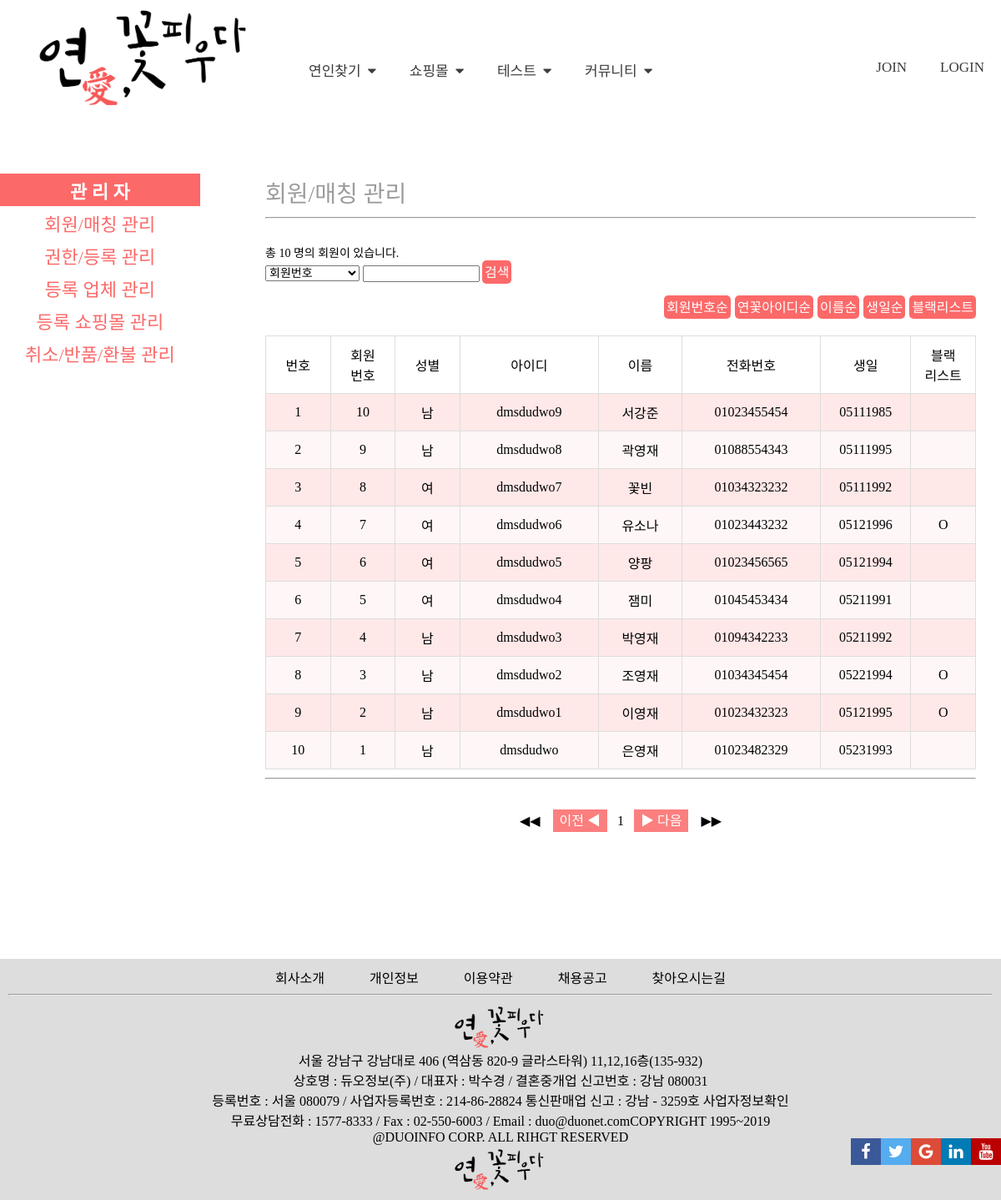
The page /admin_mb_mt/a_mb_mt_main.php on the database its author committed.
### tables this page shows
CREATE TABLE `member` (
  `mb_num` int(11) NOT NULL AUTO_INCREMENT,
  `id` varchar(22) NOT NULL,
  `passwd` varchar(22) NOT NULL,
  `name` varchar(10) NOT NULL,
  `email` varchar(45) NOT NULL,
  `tel` char(13) NOT NULL,
  `birth` char(8) NOT NULL,
  `gender` char(1) NOT NULL,
  `postcode` char(6) NOT NULL,
  `address` varchar(45) NOT NULL,
  `detailAddress` varchar(45) NOT NULL,
  `extraAddress` varchar(45) DEFAULT NULL,
  `black_list` char(1) DEFAULT NULL,
  `naver` varchar(45) DEFAULT NULL,
  `kakao` varchar(45) DEFAULT NULL,
  `facebook` varchar(45) DEFAULT NULL,
  `google` varchar(45) DEFAULT NULL,
  PRIMARY KEY (`id`),
  UNIQUE KEY `mb_num_UNIQUE` (`mb_num`),
  UNIQUE KEY `id_UNIQUE` (`id`),
  UNIQUE KEY `email_UNIQUE` (`email`),
  UNIQUE KEY `tel_UNIQUE` (`tel`)
);

### admin_mb_mt/a_mb_mt_main.php (the view, shortened to what this page needs)
<?php
  include $_SERVER['DOCUMENT_ROOT']."/lotus/lib/db_connector.php";
  if(isset($_GET["mode"])&&$_GET["mode"]=="search_mb"){
    $find = test_input($_POST["find"]);
    $search = test_input($_POST["search"]);
    $q_search = mysqli_real_escape_string($conn, $search);
    $sql="SELECT * from `member` where $find like '%$q_search%' order by `mb_num` desc";
  }else{
    $sql="SELECT * from `member` order by `mb_num` desc";
  }
  $result=mysqli_query($conn,$sql);
  $total_record=mysqli_num_rows($result);
  $total_page=($total_record % SCALE == 0 )?
  ($total_record/SCALE):(ceil($total_record/SCALE));
  $page=(isset($_GET['page'])&&!empty($_GET['page']))?(test_input($_GET['page'])):(1);
  $start=($page -1) * SCALE;
?>
<!DOCTYPE html>
<html>
<head>
  <link rel="stylesheet" href="https://cdnjs.cloudflare.com/ajax/libs/font-awesome/4.7.0/css/font-awesome.min.css">
  <link rel="stylesheet" href="../css/common.css">
  <link rel="stylesheet" href="../css/header_sidenav.css">
  <link rel="stylesheet" href="./css/a_mb_mt_main.css">
  <link rel="stylesheet" href="//code.jquery.com/ui/1.8.18/themes/base/jquery-ui.css" />
</head>
<body>
  <?php include $_SERVER['DOCUMENT_ROOT']."/lotus/lib/header_sidenav.php"; ?>
  <div id="main_body" class="main_body">
    <div id="sidenav" class="sidenav">
      <?php include $_SERVER['DOCUMENT_ROOT']."/lotus/lib/header_sidenav_admin_link.php"; ?>
    </div>
    <div class="main">
      <div class="admin_title">
        회원/매칭 관리
      </div>
      <hr class="title_hr">
      <div class="list_search_bar">
        <div class="lsb_msg">총&nbsp;<?=$total_record?>&nbsp;명의 회원이 있습니다.</div>
        <form name="a_mb_mt_form" action="./a_mb_mt_main.php?mode=search_mb" method="post">
            <select name="find">
              <option value="mb_num">회원번호</option>
            </select>
            <input type="text" name="search">
            <button class="btn_srch" type="submit">검색</button>
        </form>
        <form name="a_mb_mt_form" action="./a_mb_mt_main.php?mode=order_list_mb" method="post">
            <button class="lsb_btn_srch bottom_20" name="order_list" type="submit" value="black_list">블랙리스트</button>
            <button class="lsb_btn_srch bottom_20" name="order_list" type="submit" value="birth">생일순</button>
            <button class="lsb_btn_srch bottom_20" name="order_list" type="submit" value="name">이름순</button>
            <button class="lsb_btn_srch bottom_20" name="order_list" type="submit" value="id">연꽃아이디순</button>
            <button class="lsb_btn_srch bottom_20" name="order_list" type="submit" value="mb_num">회원번호순</button>
        </form>
      </div>
      <table class="admin_table">
        <tr>
          <td class="li_hd_list_num">번호</td>
          <td class="li_hd_num">회원<br>번호</td>
          <td class="li_hd_num">성별</td>
          <td class="li_hd_id">아이디</td>
          <td class="li_hd_type">이름</td>
          <td class="li_hd_tel">전화번호</td>
          <td class="li_hd_type">생일</td>
          <td class="li_hd_num">블랙<br>리스트</td>
        </tr>
        <?php
        for ($i = $start; $i < $start+SCALE && $i<$total_record; $i++){
          mysqli_data_seek($result,$i);
          $row=mysqli_fetch_array($result);
          $mb_num=$row['mb_num'];
          $id=$row['id'];
          $name=$row['name'];
          $tel=$row['tel'];
          $birth=$row['birth'];
          $gender=$row['gender'];
          $black_list=$row['black_list'];
          ?>
          <tr class="submain_list_item">
          <td >
            <a href="./a_mb_mt_v.php?id=<?=$id?>"><?=$i+1?></a>
          </td>
            <td>
              <a href="./a_mb_mt_v.php?id=<?=$id?>"><?=$mb_num?></a>
            </td>
            <td>
              <?php
                $g=($gender=="0")?("남"):("여");
              ?>
              <a href="./a_mb_mt_v.php?id=<?=$id?>"><?=$g?></a>
            </td>
            <td>
              <a href="./a_mb_mt_v.php?id=<?=$id?>"><?=$id?></a>
            </td>
            <td>
              <a href="./a_mb_mt_v.php?id=<?=$id?>"><?=$name?></a>
            </td>
            <td>
              <a href="./a_mb_mt_v.php?id=<?=$id?>"><?=$tel?></a>
            </td>
            <td>
              <a href="./a_mb_mt_v.php?id=<?=$id?>"><?=$birth?></a>
            </td>
            <td>
              <?php
                $b=($black_list=='1')?('O'):('');
              ?>
              <a href="./a_mb_mt_v.php?id=<?=$id?>"><?=$b?></a>
            </td>
          </tr>
          <?php
        }
        ?>
      </table>
      <hr class="title_hr">
      <div class="page_to" >
        <div class="page_to_in" >
        <a href="./a_mb_mt_main.php?page=1">◀◀</a>
        <?php
        if ($page>1) {
              $page_go=$page-1;
               echo '<a class="previous" href="./a_mb_mt_main.php?page='.$page_go.'">이전 ◀</a>';
             }else {
               echo '<a class="previous" href="./a_mb_mt_main.php?page=1">이전 ◀</a>';
             }
             for ($i=1; $i <= $total_page ; $i++) {
               if($page==$i){
                 echo "<a>&nbsp;$i&nbsp;</a>";
               }else{
                 echo "<a href='./a_mb_mt_main.php?page=$i'>&nbsp;$i&nbsp;</a>";
               }
             }
             if ($total_page==0) {
               echo '<a class="next" href="./a_mb_mt_main.php?page=1">▶ 다음</a>';
             }elseif ($page+1>$total_page) {
               $page_end=$total_page;
               echo '<a class="next" href="./a_mb_mt_main.php?page='.$page_end.'">▶ 다음</a>';
             }else{
               $page_go=$page+1;
               echo '<a class="next" href="./a_mb_mt_main.php?page='.$page_go.'">▶ 다음</a>';
             }
             ?>
          <a href="./a_mb_mt_main.php?page=<?=$total_page?>">▶▶</a>
      </div>
      </div>
      <p>&nbsp;</p>
      <p>&nbsp;</p>
    </div>
  </div>
  <?php include $_SERVER['DOCUMENT_ROOT']."/lotus/lib/footer.php"; ?>
</body>
</html>

### css/common.css (style rules this page uses)
* { box-sizing: border-box; font-family:'Binggrae'; }
body, h2, h3 { margin: 0; }

### css/header_sidenav.css (style rules this page uses)
.main_body { width: 100%; }
.sidenav { position: fixed; min-width: 15%; z-index: 1; top: 200px; left: 0px; overflow-x: hidden; padding: 8px 0; background-color: white; }
.main { max-width: 85%; margin-left: 15%; margin-top: 200px; font-size: 28px; padding: 10px 30px; }
@media screen and (max-width: 1400px) { .main { max-width: 84.5%; margin-left: 15%; } }
@media screen and (max-width: 1200px) { .main { max-width: 84%; margin-left: 15.5%; } }

### admin_mb_mt/css/a_mb_mt_main.css (style rules this page uses)
input { margin: 0; padding:0; width:140px; }
.main { max-width: 85%; margin-left: 16%; margin-top: 200px; font-size: 28px; padding: 10px 30px; }
.admin_title { color:rgb(156, 156, 156); }
.title_hr { size:1; width:100%; margin: 10px 0; }
.list_search_bar { padding-top: 20px; width: 100%; }
.list_search_bar * { font-size: 14px; }
.lsb_msg { display: inline; }
.lsb_btn_srch { float: right; margin-left: 5px; }
.bottom_20 { margin-bottom: 20px; }
.admin_table { font-family: arial, sans-serif; border-collapse: collapse; width: 100%; margin-top: 30px; }
tr, td { border: 1px solid #dddddd; text-align: center; padding: 10px; font-size: 16px; }
@media screen and (max-width: 1700px) { .main { margin-left: 17.5%; } }
@media screen and (max-width: 1600px) { .main { margin-left: 19.5%; } }
@media screen and (max-width: 1500px) { .main { margin-left: 21%; } }
@media screen and (max-width: 1400px) { .main { margin-left: 22.5%; } }
@media screen and (max-width: 1200px) { .main { margin-left: 24%; } }
.admin_table a, .btn_write a { text-decoration: none; color: black; }
.submain_list_item:nth-child(odd) { background-color: rgba(252, 105, 105, 0.05); }
.submain_list_item:nth-child(even) { background-color: rgba(252, 105, 105, 0.15); }
.li_hd_list_num, .li_hd_num { width: 7%; }
.li_hd_type { width: 9%; }
.li_hd_id, .li_hd_tel { width: 15%; }
.lsb_btn_srch, .btn_write, .btn_srch { border: none; background-color: rgba(252, 105, 105, 1); color: rgb(255, 255, 255); border-radius: 5px; padding: 1px 3px 3px 3px; font-size: 16px; cursor: pointer; }
.page_to a { text-decoration:none; padding: 5px 8px; font-size: 16px; color: black; }
.page_to .previous, .page_to .next { background-color: rgba(252, 105, 105, 0.85); color: white; }
.page_to { position:relative; margin: 30px 0 10% 0; }
.page_to_in { position:absolute; text-align: center; width:50%; left:0; right:0; margin-left:auto; margin-right:auto; }

### rows shown on the page
member: mb_num "10", gender "남", id "dmsdudwo9", name "서강준", tel "01023455454", birth "05111985"
member: mb_num "9", gender "남", id "dmsdudwo8", name "곽영재", tel "01088554343", birth "05111995"
member: mb_num "8", gender "여", id "dmsdudwo7", name "꽃빈", tel "01034323232", birth "05111992"
member: mb_num "7", gender "여", id "dmsdudwo6", name "유소나", tel "01023443232", birth "05121996", black_list "O"
member: mb_num "6", gender "여", id "dmsdudwo5", name "양팡", tel "01023456565", birth "05121994"
member: mb_num "5", gender "여", id "dmsdudwo4", name "잼미", tel "01045453434", birth "05211991"
member: mb_num "4", gender "남", id "dmsdudwo3", name "박영재", tel "01094342233", birth "05211992"
member: mb_num "3", gender "남", id "dmsdudwo2", name "조영재", tel "01034345454", birth "05221994", black_list "O"
member: mb_num "2", gender "남", id "dmsdudwo1", name "이영재", tel "01023432323", birth "05121995", black_list "O"
member: mb_num "1", gender "남", id "dmsdudwo", name "은영재", tel "01023482329", birth "05231993"

### other values the page prints
$total_record "10"
